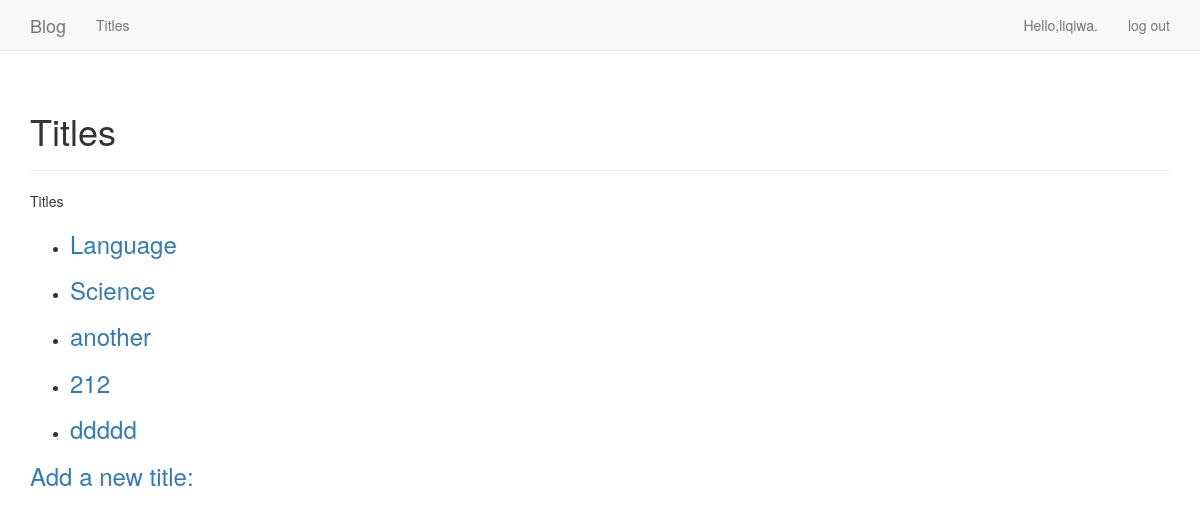
Page /titles/ (signed in) on the earlier database version.
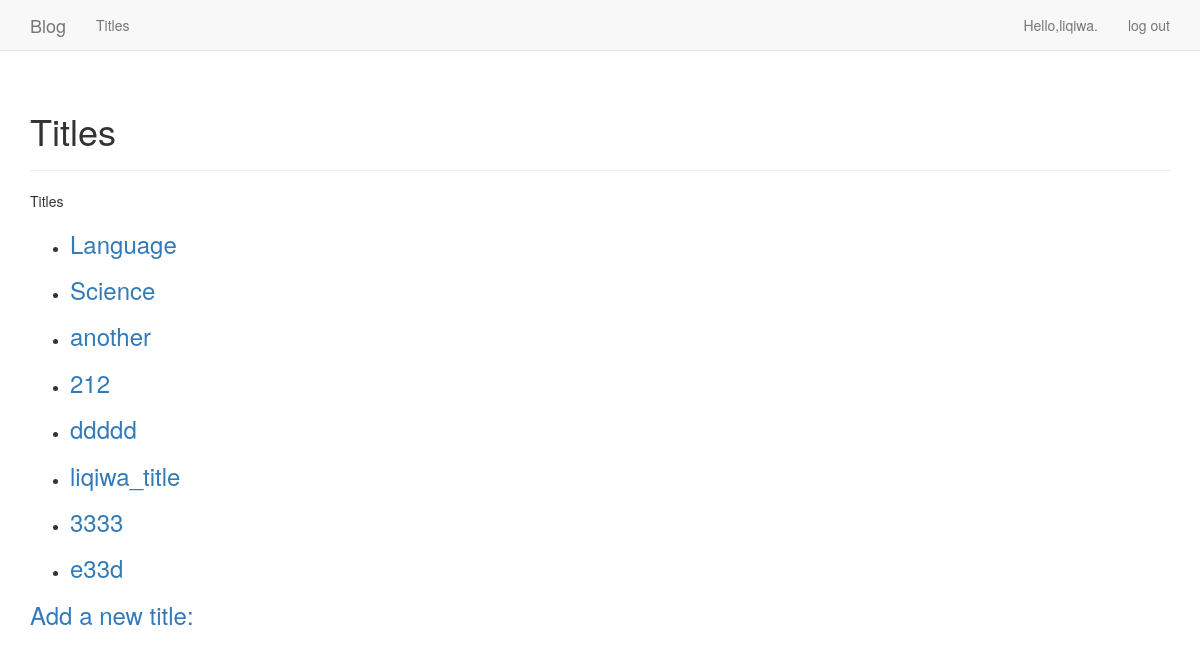
Same page on the later database version.
### blogs/models.py (models this page shows)
class Title(models.Model):
	text = models.CharField(max_length=200)
	date_added = models.DateTimeField(auto_now_add=True)
	owner = models.ForeignKey(User)
	def __str__(self):
		return self.text

### blogs/views.py (the view)
# urls.py: url(r'^titles/$',views.titles,name = 'titles'),
@login_required
def titles(request):
	titles = Title.objects.order_by('date_added')
	context = {'titles':titles}
	return render(request,'blogs/titles.html',context)

### blogs/templates/blogs/titles.html
{% extends "blogs/base.html" %}
{% block header %}
<h1>Titles</h1>
{% endblock header%}
{% block content %}
<p>Titles</p>
<ul>
	{% for title in titles %}
	<li>
		<h3>
		<a href="{%url 'blogs:title' title.id %}">{{ title }}</a>
		</h3>
	</li>
	{% empty %}}
	<li>NO title have been added yet. </li>
	{% endfor %}
</ul>
<h3>
	<a href="{% url 'blogs:new_title' %}">Add a new title:</a>
</h3>
{% endblock content%}

### blogs/templates/blogs/base.html (shortened to what this page needs)
{% load bootstrap3 %}
<!DOCTYPE html>
<html lang="en">
<head>
	{% bootstrap_css %}
</head>
<body>
 <nav class="navbar navbar-default navbar-static-top">
 	<div class="container">
 		<div class="navbar-header">
 			<a class="navbar-brand" href="{% url 'blogs:index'%}">Blog</a>
 		</div>
 		<div id="navbar" class="navbar-collapse collapse">
 			<ul class="nav navbar-nav">
 				<li><a href="{% url 'blogs:titles'%}">Titles</a></li>
 			</ul>
 			<ul class="nav navbar-nav navbar-right">
 				{%if user.is_authenticated %}
 				<li><a>Hello,{{user.username}}.</a></li>
 				<li><a href="{% url 'users:logout'%}">log out</a></li>
 				{% else %}
 				<li><a href="{% url 'users:register'%}">register</a></li>
 				<li><a href="{% url 'users:login'%}">log in </a></li>
 				{% endif %}
 			</ul>
 		</div>
 	</div>
 </nav>
<div class="container">
	<div class="page-header">
		{% block header %}{% endblock header %}
	</div>
	<div>
		{% block content %}{% endblock content %}
	</div>
</div>
</body>
</html>

Differences in the rows shown:
added Title: text "liqiwa_title"
added Title: text "3333"
added Title: text "e33d"
